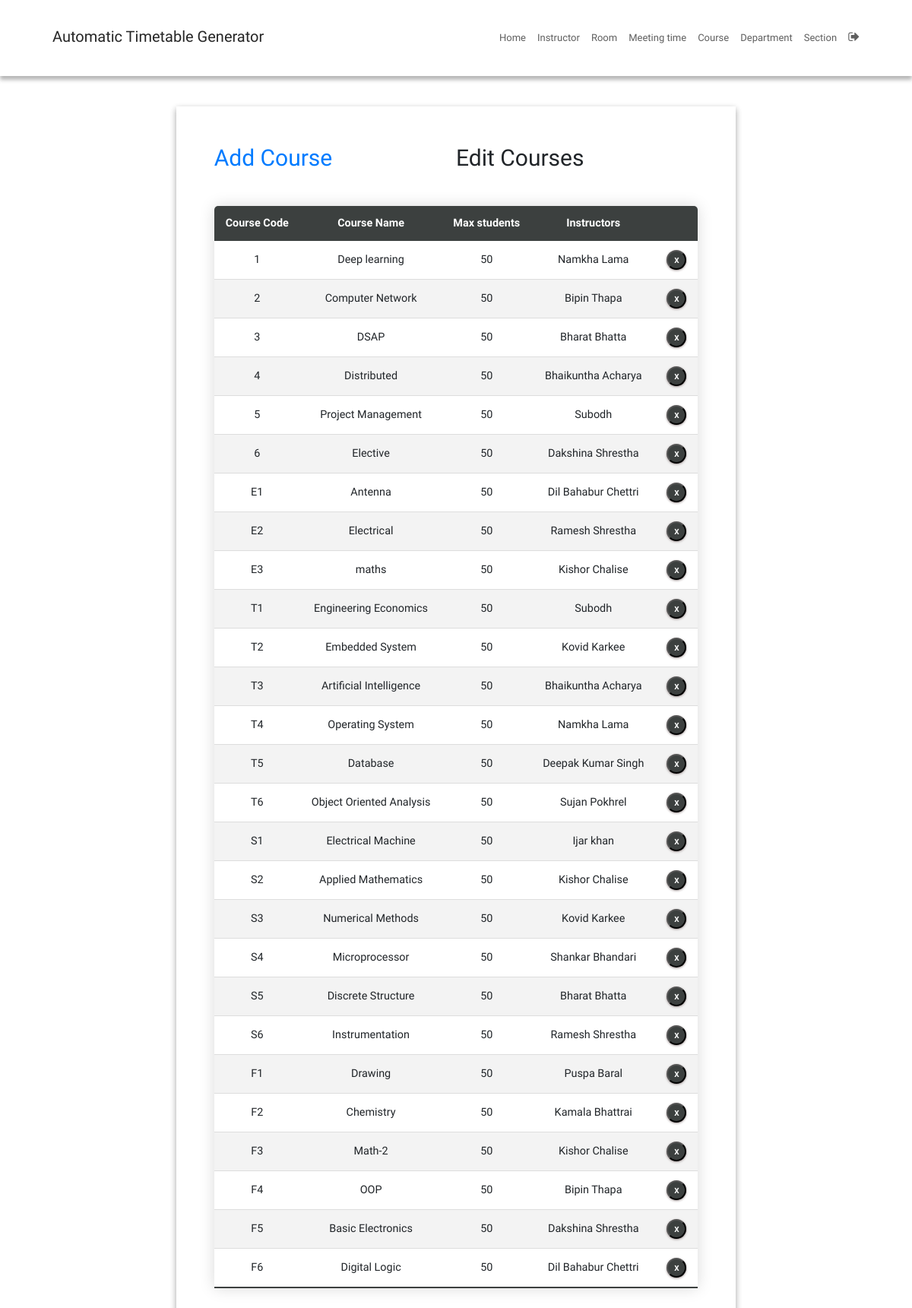
Screenshot of /courseEdit/ (signed in) with the database file from the repository.
### SchedulerApp/models.py (models this page shows, shortened)
class Course(models.Model):
    course_number = models.CharField(max_length=5, primary_key=True)
    course_name = models.CharField(max_length=40)
    max_numb_students = models.CharField(max_length=65)
    instructors = models.ManyToManyField(Instructor)

### SchedulerApp/views.py (the view)
# urls.py: path('courseEdit/', courseEdit, name='courseEdit'),
@login_required
def courseEdit(request):
    instructor = defaultdict(list)
    for course in Course.instructors.through.objects.all():
        course_number = course.course_id
        instructor_name = Instructor.objects.filter(
            id=course.instructor_id).values('name')[0]['name']
        instructor[course_number].append(instructor_name)
    context = {'courses': Course.objects.all(), 'instructor': instructor}
    return render(request, 'courseEdit.html', context)

### SchedulerApp/templatetags/index.py (called while the page is built)
@register.filter
def dictKey(d, k):
    return ', '.join(d[k]) or ''

@register.tag
def active(parser, token):
    args = token.split_contents()
    template_tag = args[0]
    if len(args) < 2:
        raise (template.TemplateSyntaxError, f'{template_tag} tag requires at least one argument')
    return NavSelectedNode(args[1:])

    def render(self, context):
        path = context['request'].path
        for p in self.patterns:
            pValue = template.Variable(p).resolve(context)
            if path == pValue:
                return 'active'
        return ''

### templates/courseEdit.html (shortened to what this page needs)
{% extends 'base.html' %}
{% block content %}
{% load static %}
{% load index %}
<fieldset class="fieldset">
  <div class="tablink">
    <a href="{% url 'courseAdd'%}">
      <h1 onclick="openPage('new')" id="defaultOpen">Add Course</h1>
    </a>
    <h1 onclick="openPage('edit')" id="link_to_edit">Edit Courses</h1>
  </div>
  <div class="tabcontent" id="edit">
    <table class="editTable">
      <thead>
        <tr class="table-headers">
          <th>Course Code</th>
          <th>Course Name</th>
          <th>Max students</th>
          <th>Instructors</th>
          <th class="empty"></th>
        </tr>
      </thead>
      <tbody>
        {% for crs in courses %}
        <tr>
          <td>{{crs.course_number}}</td>
          <td>{{crs.course_name}}</td>
          <td>{{crs.max_numb_students}}</td>
          <td>{{instructor|dictKey:crs.course_number}}</td>
          <td class="empty">
            <form action="{% url 'deletecourse' crs.course_number %}" method="post">
              <input type="submit" value="X" class="cross">
            </form>
          </td>
        </tr>
        {% endfor %}
      </tbody>
    </table>
  </div>
</fieldset>
{% endblock %}

### static/CSS/style.css (style rules this page uses)
:root { --green4: #343837; --green5: #303333; --green6: #454a49; --green7: #3c403f; --white: #fff; --grey: #aaa; --dark-grey: #444; --light-grey: #a29999; --lighter-grey: #dddddd; --lightest-grey: #f3f3f3; --box-shadow: #9e9292; }
html { font-size: 100%; box-sizing: border-box; scroll-behavior: smooth; }
html, body { margin: 0; padding: 0; width: 100vw; min-height: 100%; text-rendering: optimizeLegibility; font-family: "Quicksand", sans-serif; font-size: 62.5%; }
body { position: relative; }
a { text-decoration: none; }
fieldset { padding: 50px; border-radius: 0 0 8px 8px; background: transparent; box-shadow: rgba(0, 0, 0, 0.145) 0px 4px 8px, rgba(0, 0, 0, 0.24) 0px 3px 8px; border-top: 5px solid var(--green1); }
.fieldset { min-width: 65rem; font-size: 1.6rem; }
.tablink { display: grid; grid-template-columns: 1fr 1fr; }
.tablink h1 { color: var(--green3); padding-bottom: 2rem; cursor: pointer; font-size: 3rem; }
.tabcontent { display: grid; gap: 3rem; }
.editTable, .timetable { border-collapse: collapse; margin-top: 2rem; font-size: 0.9em; min-width: 40rem; border-radius: 5px 5px 0 0; overflow: hidden; box-shadow: 0 0 20px rgba(0, 0, 0, 0.15); text-align: center; }
.editTable thead tr, .timetable thead tr { background-color: var(--green7); color: var(--white); font-weight: bold; }
.editTable th, .editTable td, .timetable th, .timetable td { padding: 1.2rem 1.5rem; }
.editTable tbody tr, .timetable tbody tr { border-bottom: 1px solid var(--lighter-grey); }
.editTable tbody tr:nth-of-type(even), .timetable tbody tr:nth-of-type(even) { background-color: var(--lightest-grey); }
.editTable tbody tr:last-of-type, .timetable tbody tr:last-of-type { border-bottom: 2px solid var(--green7); }
.empty form { display: flex; justify-content: center; }
.cross { border-radius: 50%; font-size: 1rem; font-weight: bold; box-shadow: 0px 1px 3px 0px var(--box-shadow); padding: 4px; color: var(--white); background-color: var(--green7); cursor: pointer; width: 2.6rem; height: 2.6rem; }

### rows the page displays
Course: course_number "1", course_name "Deep learning", max_numb_students "50", course_number "Namkha Lama"
Course: course_number "2", course_name "Computer Network", max_numb_students "50", course_number "Bipin Thapa"
Course: course_number "3", course_name "DSAP", max_numb_students "50", course_number "Bharat Bhatta"
Course: course_number "4", course_name "Distributed", max_numb_students "50", course_number "Bhaikuntha Acharya"
Course: course_number "5", course_name "Project Management", max_numb_students "50", course_number "Subodh"
Course: course_number "6", course_name "Elective", max_numb_students "50", course_number "Dakshina Shrestha"
Course: course_number "E1", course_name "Antenna", max_numb_students "50", course_number "Dil Bahabur Chettri"
Course: course_number "E2", course_name "Electrical", max_numb_students "50", course_number "Ramesh Shrestha"
Course: course_number "E3", course_name "maths", max_numb_students "50", course_number "Kishor Chalise"
Course: course_number "T1", course_name "Engineering Economics", max_numb_students "50", course_number "Subodh"
Course: course_number "T2", course_name "Embedded System", max_numb_students "50", course_number "Kovid Karkee"
Course: course_number "T3", course_name "Artificial Intelligence", max_numb_students "50", course_number "Bhaikuntha Acharya"
Course: course_number "T4", course_name "Operating System", max_numb_students "50", course_number "Namkha Lama"
Course: course_number "T5", course_name "Database", max_numb_students "50", course_number "Deepak Kumar Singh"
Course: course_number "T6", course_name "Object Oriented Analysis", max_numb_students "50", course_number "Sujan Pokhrel"
Course: course_number "S1", course_name "Electrical Machine", max_numb_students "50", course_number "Ijar khan"
Course: course_number "S2", course_name "Applied Mathematics", max_numb_students "50", course_number "Kishor Chalise"
Course: course_number "S3", course_name "Numerical Methods", max_numb_students "50", course_number "Kovid Karkee"
Course: course_number "S4", course_name "Microprocessor", max_numb_students "50", course_number "Shankar Bhandari"
Course: course_number "S5", course_name "Discrete Structure", max_numb_students "50", course_number "Bharat Bhatta"
Course: course_number "S6", course_name "Instrumentation", max_numb_students "50", course_number "Ramesh Shrestha"
Course: course_number "F1", course_name "Drawing", max_numb_students "50", course_number "Puspa Baral"
Course: course_number "F2", course_name "Chemistry", max_numb_students "50", course_number "Kamala Bhattrai"
Course: course_number "F3", course_name "Math-2", max_numb_students "50", course_number "Kishor Chalise"
Course: course_number "F4", course_name "OOP", max_numb_students "50", course_number "Bipin Thapa"
Course: course_number "F5", course_name "Basic Electronics", max_numb_students "50", course_number "Dakshina Shrestha"
Course: course_number "F6", course_name "Digital Logic", max_numb_students "50", course_number "Dil Bahabur Chettri"
